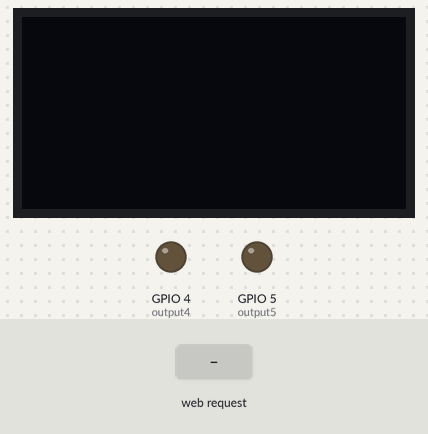
Bench run of a program on a simulated ESP8266 (NodeMCU). Parts: 128×64 one-colour display, output pins drawn as LEDs (lit = HIGH). Inputs (shaded band) come from the test bench. WiFi joins after 1.5 s; servers stay silent unless stated; what the program prints to the serial monitor is not drawn.

Above: at 2.7 s.
2.8 s: HTTP request GET /live/1 received
At 3.6 s:
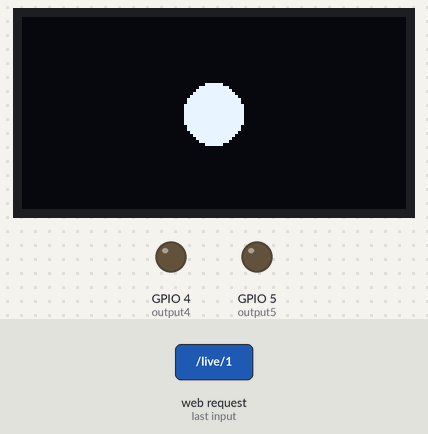
4.3 s: HTTP request GET /live/5 received
At 4.8 s:
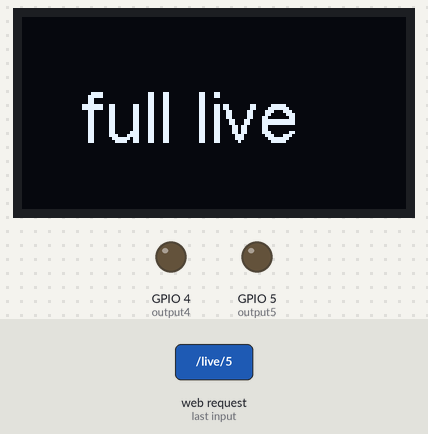
5.8 s: HTTP request GET /live/0 received
At 7.1 s:
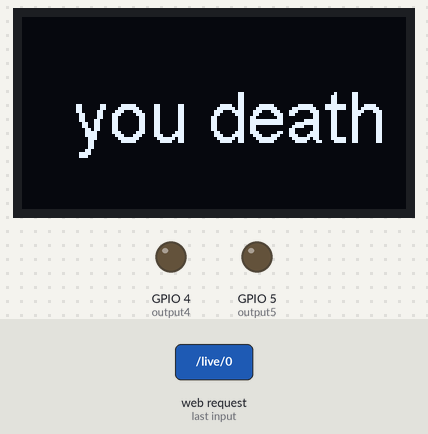
Timing chart, 0 to 8.8 s (numbered marks = the images above; inputs shaded):
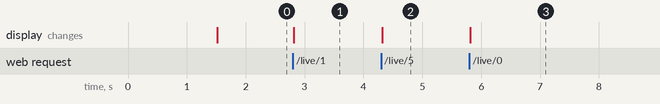

Measured:
- after the input at 2.8 s, the display: changes at once (image 1)
- after the input at 4.3 s, the display: changes at once (image 2)
- after the input at 5.8 s, the display: changes at once (image 3)

The program:

main.cpp
```cpp
/*********
  Rui Santos
  Complete project details at https://randomnerdtutorials.com
*********/

#include <ESP8266WiFi.h>
#include <Wire.h>                                   // library for I2C comunication
#include "SSD1306Wire.h"                      // library for display
SSD1306Wire display(0x3c, SDA, SCL);   // I2C address of display

int lives = 0;
const char* ssid     = "afina";
const char* password = "black_kirill";

WiFiServer server(80);
String header;
String output5State = "off";
String output4State = "off";

const int output5 = 5;
const int output4 = 4;


void setup() {
  Serial.begin(115200);
  pinMode(output5, OUTPUT);
  pinMode(output4, OUTPUT);
  digitalWrite(output5, LOW);
  digitalWrite(output4, LOW);

  Serial.print("Connecting to ");
  Serial.println(ssid);
  WiFi.begin(ssid, password);
  while (WiFi.status() != WL_CONNECTED) {
    delay(500);
    Serial.print(".");
  }

  Serial.println("");
  Serial.println("WiFi connected.");
  Serial.println("IP address: ");
  Serial.println(WiFi.localIP());
  server.begin();

  display.init();                                         // initializing display
  display.flipScreenVertically();
  display.setFont(ArialMT_Plain_24);           //command to rotate orientation of display
  display.clear();
}

void draw_live(int count){
  display.clear();
  if (count == 0){
    display.drawString(10, 20, " you death");
  } else if (count == 5){
    display.drawString(20, 20, "full live");
  } else if (count == 1){
    display.fillCircle(64, 32, 10);
  } else if (count == 2){
    display.fillCircle(56, 32, 10);
    display.fillCircle(78, 32, 10);
  } else if (count == 3){
    display.fillCircle(42, 32, 10);
    display.fillCircle(64, 32, 10);
    display.fillCircle(86, 32, 10);
  } else if (count == 4){
    display.fillCircle(32, 32, 10);
    display.fillCircle(54, 32, 10);
    display.fillCircle(76, 32, 10);
    display.fillCircle(98, 32, 10);
  }
  display.display();
}

void loop(){
  WiFiClient client = server.available();   // Listen for incoming clients

  if (client) {                             // If a new client connects,
    Serial.println("New Client.");          // print a message out in the serial port
    String currentLine = "";                // make a String to hold incoming data from the client
    while (client.connected()) {            // loop while the client's connected
      if (client.available()) {             // if there's bytes to read from the client,
        char c = client.read();             // read a byte, then
        Serial.write(c);                    // print it out the serial monitor
        header += c;
        if (c == '\n') {                    // if the byte is a newline character
          // if the current line is blank, you got two newline characters in a row.
          // that's the end of the client HTTP request, so send a response:
          if (currentLine.length() == 0) {
            client.println("HTTP/1.1 200 OK");
            client.println("Content-type:text/html");
            client.println("Connection: close");
            client.println();

            if (header.indexOf("GET /live/1") >= 0){
              Serial.println("GET /live/1");
              draw_live(1);
            } else if (header.indexOf("GET /live/2") >= 0){
              Serial.println("GET /live/2");
              draw_live(2);
            } else if (header.indexOf("GET /live/3") >= 0){
              Serial.println("GET /live/3");
              draw_live(3);
            } else if (header.indexOf("GET /live/4") >= 0){
              Serial.println("GET /live/4");
              draw_live(4);
            } else if (header.indexOf("GET /live/5") >= 0){
              Serial.println("GET /live/5");
              draw_live(5);
            } else if (header.indexOf("GET /live/0") >= 0){
              Serial.println("GET /live/0");
              draw_live(0);
            }


            break;
          } else { // if you got a newline, then clear currentLine
            currentLine = "";
          }
        } else if (c != '\r') {  // if you got anything else but a carriage return character,
          currentLine += c;      // add it to the end of the currentLine
        }
      }
    }
    // Clear the header variable
    header = "";
    // Close the connection
    client.stop();
    Serial.println("Client disconnected.");
    Serial.println("");
  }
}
```
